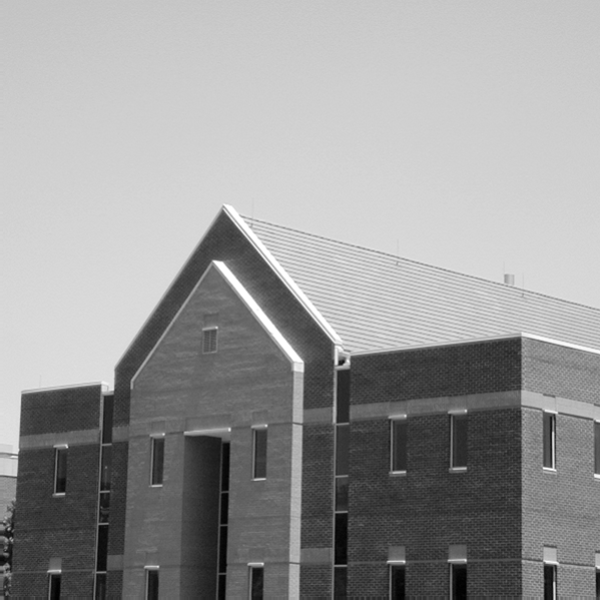
#> input picture machine vision/No9/fig_house.tif, 600 x 600 px, found by its file name
$ python main.py   (older library calls are emulated)
#> lines starting #> are read from the running program, lines starting #| are printed output that depends on the picture; after the words box and inside, x2 and y2 are one past the last pixel; in counts of white or black regions, pixels touching at a corner belong together
import cv2
import numpy as np
import matplotlib.pyplot as plt
from matplotlib.font_manager import FontProperties

try:
    font = FontProperties(fname=r"C:\Windows\Fonts\simhei.ttf")
except:
    font = FontProperties(family="SimHei")

def load_image(image_path):
#> called with image_path = 'machine vision/No9/fig_house.tif'
    img = cv2.imread(image_path)
#> img is the input picture: shape (600, 600, 3); min 0, max 255, mean 152.8
    gray = cv2.cvtColor(img, cv2.COLOR_BGR2GRAY)
    gray = np.float32(gray)
    return img, gray

def original_harris(gray_img, k=0.04, threshold=0.01):
    """
    原始Harris算法实现
    参数：
    - k: 响应函数参数（建议0.04-0.06）
    - threshold: 角点响应阈值（值越大，检测越严格）
    """
#> called with k = 0.04, threshold = 0.01
    # 计算图像梯度
    dx = cv2.Sobel(gray_img, cv2.CV_64F, 1, 0, ksize=3)
    dy = cv2.Sobel(gray_img, cv2.CV_64F, 0, 1, ksize=3)

    # 计算梯度乘积并高斯平滑
    dx2 = cv2.GaussianBlur(np.square(dx), (5, 5), 1.5)
    dy2 = cv2.GaussianBlur(np.square(dy), (5, 5), 1.5)
    dxy = cv2.GaussianBlur(np.multiply(dx, dy), (5, 5), 1.5)

    # 计算角点响应函数 R = det(M) - k*(trace(M))^2
    det_m = dx2 * dy2 - dxy * dxy
    trace_m = dx2 + dy2
    r = det_m - k * np.square(trace_m)
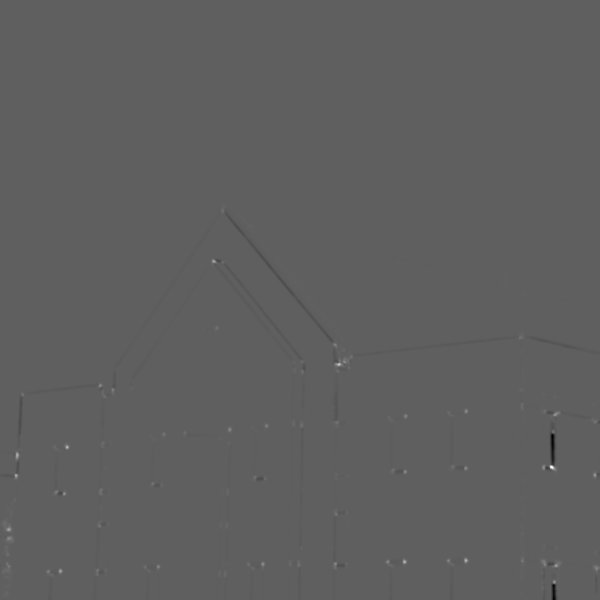
#> r: shape (600, 600) float64; min -3.37e+09, max 5.63e+09, mean -1533691.7; drawn with min black and max white

    # 阈值筛选角点
    corner_mask = r > threshold * r.max()
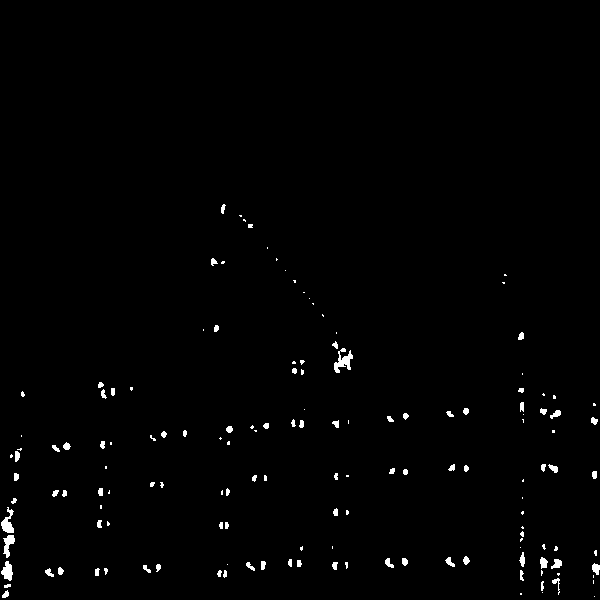
#> corner_mask: shape (600, 600) bool; 1% white; 148 white regions (70 under 20 px), largest, box (x1, y1, x2, y2) and area: (334, 348, 353, 373) 226, (1, 507, 14, 533) 173, (1, 561, 13, 581) 151
    return corner_mask

def multi_scale_harris(gray_img, k=0.04, threshold=0.01, scales=[1.0, 1.5, 2.0]):
    """
    多尺度Harris算法实现（通过多尺度融合筛选稳定角点）
    参数：
    - scales: 不同尺度的高斯标准差列表
    """
#> called with k = 0.04, threshold = 0.01
    height, width = gray_img.shape
#> height = 600; width = 600
    all_corners = np.zeros((height, width), dtype=bool)

    for sigma in scales:
        # 不同尺度下的高斯平滑
        blurred = cv2.GaussianBlur(gray_img, (0, 0), sigmaX=sigma)

        # 计算梯度与梯度乘积
        dx = cv2.Sobel(blurred, cv2.CV_64F, 1, 0, ksize=3)
        dy = cv2.Sobel(blurred, cv2.CV_64F, 0, 1, ksize=3)
        dx2 = cv2.GaussianBlur(np.square(dx), (5, 5), 1.5)
        dy2 = cv2.GaussianBlur(np.square(dy), (5, 5), 1.5)
        dxy = cv2.GaussianBlur(np.multiply(dx, dy), (5, 5), 1.5)

        # 计算响应函数并筛选角点
        det_m = dx2 * dy2 - dxy * dxy
        trace_m = dx2 + dy2
        r = det_m - k * np.square(trace_m)
        scale_corners = r > threshold * r.max()

        # 累加各尺度角点（取交集，保留稳定角点）
        all_corners = np.logical_and(all_corners, scale_corners) if sigma != scales[0] else scale_corners
#> all_corners: shape (600, 600) bool; 0.57% white; 116 white regions (74 under 20 px), largest, box (x1, y1, x2, y2) and area: (334, 349, 354, 374) 187, (551, 560, 561, 569) 49, (4, 562, 11, 572) 49
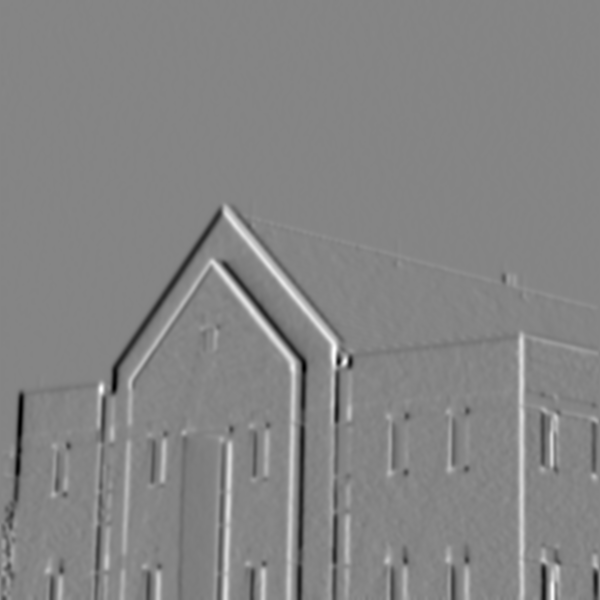
#> dx: shape (600, 600) float64; min -215.2, max 197.2, mean -0.2; drawn with min black and max white
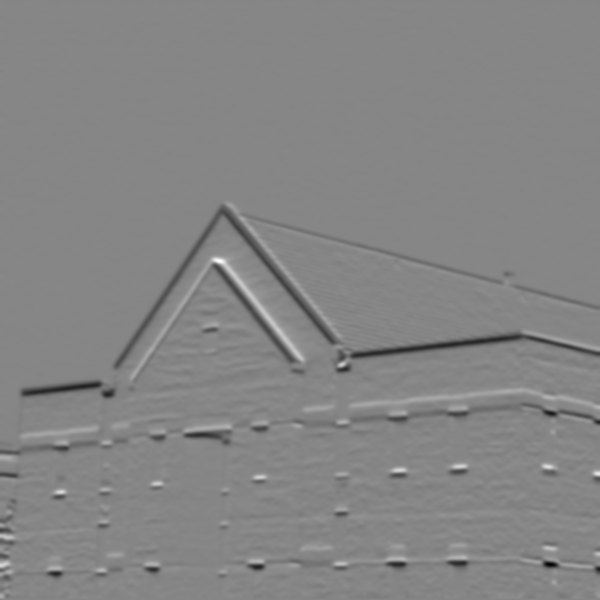
#> dy: shape (600, 600) float64; min -251.5, max 227.1, mean -1.7; drawn with min black and max white
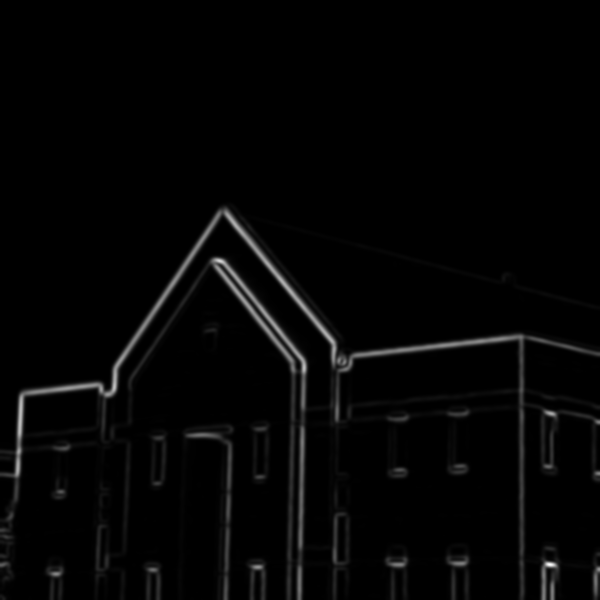
#> trace_m: shape (600, 600) float64; min 0.0137, max 48745.8, mean 974.1; drawn with min black and max white

    return all_corners

def visualize_results(img, original_corners, multi_scale_corners, image_name):
#> called with image_name = '房屋图像'
    img_original = img.copy()
    img_multi_scale = img.copy()

    # 绘制角点（红色圆点，半径2）
    y, x = np.where(original_corners)
#> y = 3758 values from 204 to 597; x = 3758 values, max 599 at index 3046, min 1 at index 2115, mean 282
    for xi, yi in zip(x, y):
        cv2.circle(img_original, (xi, yi), 2, (0, 0, 255), -1)
#> this loop made 3758 passes
#> (xi, yi) on passes 1 to 3: (223, 204), (224, 204), (222, 205)
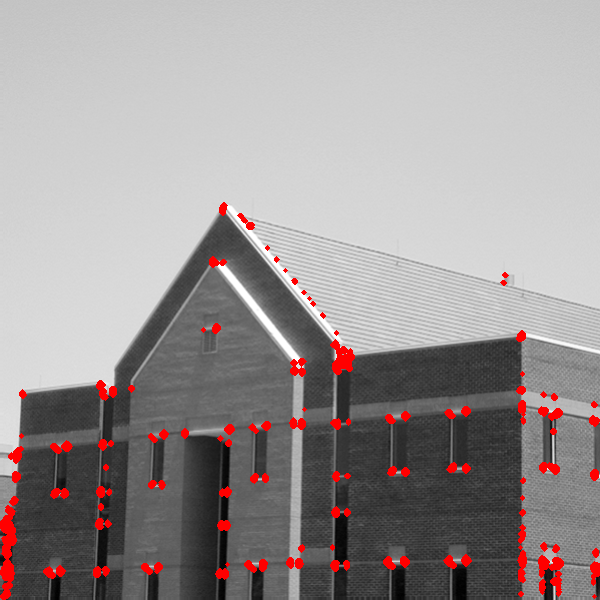
#> img_original: shape (600, 600, 3); 2.68% of pixels changed, all inside (x1, y1, x2, y2) = (0, 202, 600, 600)

    y, x = np.where(multi_scale_corners)
#> y = 2039 values from 205 to 598; x = 2039 values, max 599 at index 1665, min 1 at index 1240, mean 290.3
    for xi, yi in zip(x, y):
        cv2.circle(img_multi_scale, (xi, yi), 2, (0, 0, 255), -1)
#> this loop made 2039 passes
#> (xi, yi) on passes 1 to 3: (222, 205), (223, 205), (226, 205)
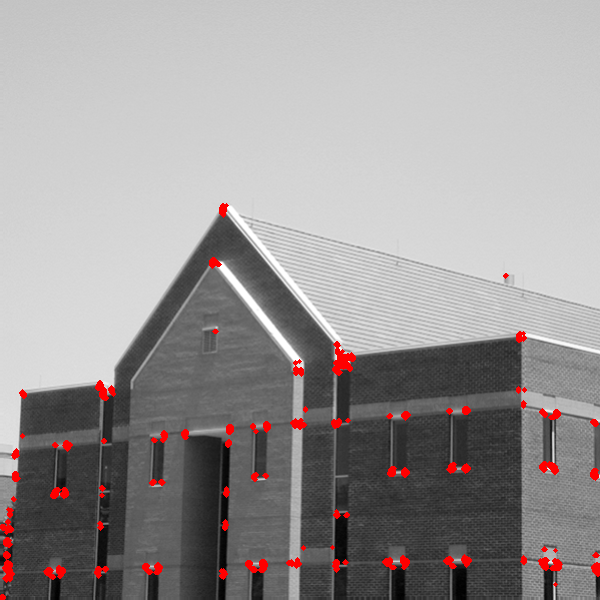
#> img_multi_scale: shape (600, 600, 3); 1.67% of pixels changed, all inside (x1, y1, x2, y2) = (0, 203, 600, 600)

    # 转换颜色空间（OpenCV→Matplotlib）
    img = cv2.cvtColor(img, cv2.COLOR_BGR2RGB)
    img_original = cv2.cvtColor(img_original, cv2.COLOR_BGR2RGB)
    img_multi_scale = cv2.cvtColor(img_multi_scale, cv2.COLOR_BGR2RGB)

    # 绘图布局
    plt.figure(figsize=(15, 5))
    plt.subplot(1, 3, 1)
    plt.imshow(img)
    plt.title('原始图像', fontproperties=font)
    plt.axis('off')

    plt.subplot(1, 3, 2)
    plt.imshow(img_original)
    plt.title('原始Harris角点检测', fontproperties=font)
    plt.axis('off')

    plt.subplot(1, 3, 3)
    plt.imshow(img_multi_scale)
    plt.title('多尺度Harris角点检测', fontproperties=font)
    plt.axis('off')

    plt.suptitle(f'{image_name} 角点检测结果对比', fontproperties=font, fontsize=14)
    plt.savefig('machine vision/No9/harris_comparison_cn.png', dpi=300, bbox_inches='tight')  # 保存结果图像
    plt.show()


if __name__ == "__main__":
    image_path = "machine vision/No9/fig_house.tif"
    img, gray_img = load_image(image_path)

    # 执行两种算法
    original_corners = original_harris(gray_img, k=0.04, threshold=0.01)
    multi_scale_corners = multi_scale_harris(gray_img, k=0.04, threshold=0.01, scales=[1.0, 1.5, 2.0])

    # 可视化结果
    visualize_results(img, original_corners, multi_scale_corners, "房屋图像")

    # 输出角点数量统计
    original_count = np.sum(original_corners)
#> original_count = 3758
    multi_scale_count = np.sum(multi_scale_corners)
#> multi_scale_count = 2039
    print(f"原始Harris算法检测到的角点数量:{original_count}")
#| 原始Harris算法检测到的角点数量:3758
    print(f"多尺度Harris算法检测到的角点数量:{multi_scale_count}")
#| 多尺度Harris算法检测到的角点数量:2039
